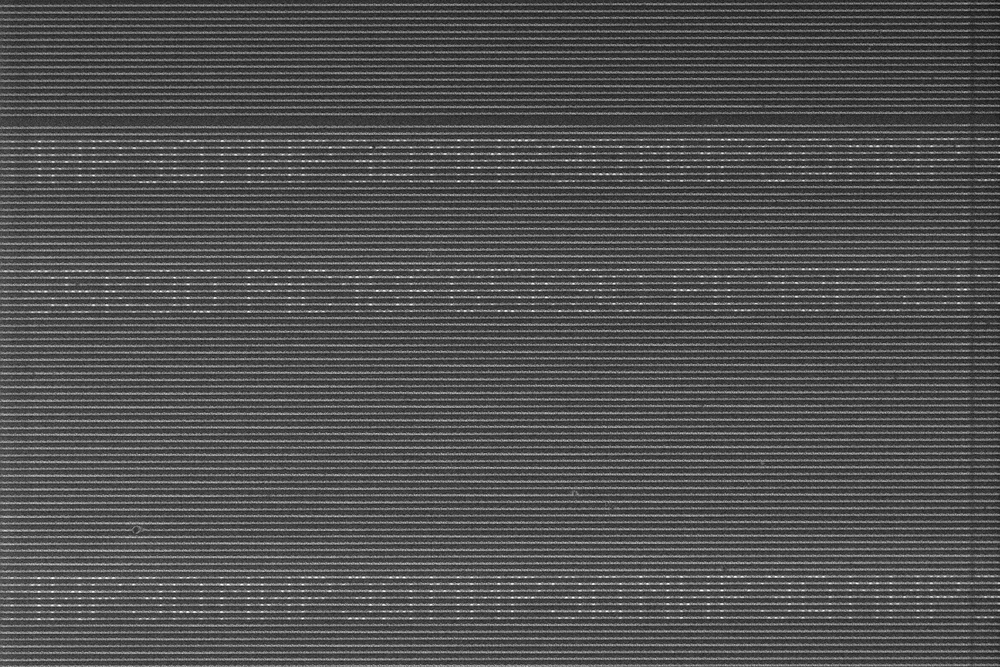
#> input picture opencv/opredelenie teksta na foto/Tile_005-004.jpg, 1000 x 667 px, shrunk from 1536 x 1024 before the run
$ python tran8.py
#> lines starting #> are read from the running program, lines starting #| are printed output that depends on the picture
import cv2
import numpy as np
from matplotlib import pyplot as plt

if __name__ == '__main__':
    def nothing(*arg):
        pass

cv2.namedWindow("result")  # создаем главное окно
cv2.namedWindow("settings")  # создаем окно настроек

img=cv2.imread("Tile_005-004.jpg", 1)
#> img is the input picture: shape (667, 1000, 3); min 15, max 255, mean 79.8
# создаем 6 бегунков для настройки начального и конечного цвета фильтра
cv2.createTrackbar('v1', 'settings', 0, 255, nothing)
cv2.createTrackbar('v2', 'settings', 170, 255, nothing)

crange = [0, 0]

while True:
    hsv = cv2.cvtColor(img, cv2.COLOR_BGR2HSV)
#> hsv: shape (667, 1000, 3); mean H, S, V 0, 0, 79.8

    # считываем значения бегунков
    v1 = cv2.getTrackbarPos('v1', 'settings')
    v2 = cv2.getTrackbarPos('v2', 'settings')


    # формируем начальный и конечный цвет фильтра
    h_min = np.array((v1), np.uint8)
    h_max = np.array((v2), np.uint8)

    # накладываем фильтр на кадр в модели HSV
    thresh = cv2.inRange(hsv, h_min, h_max)
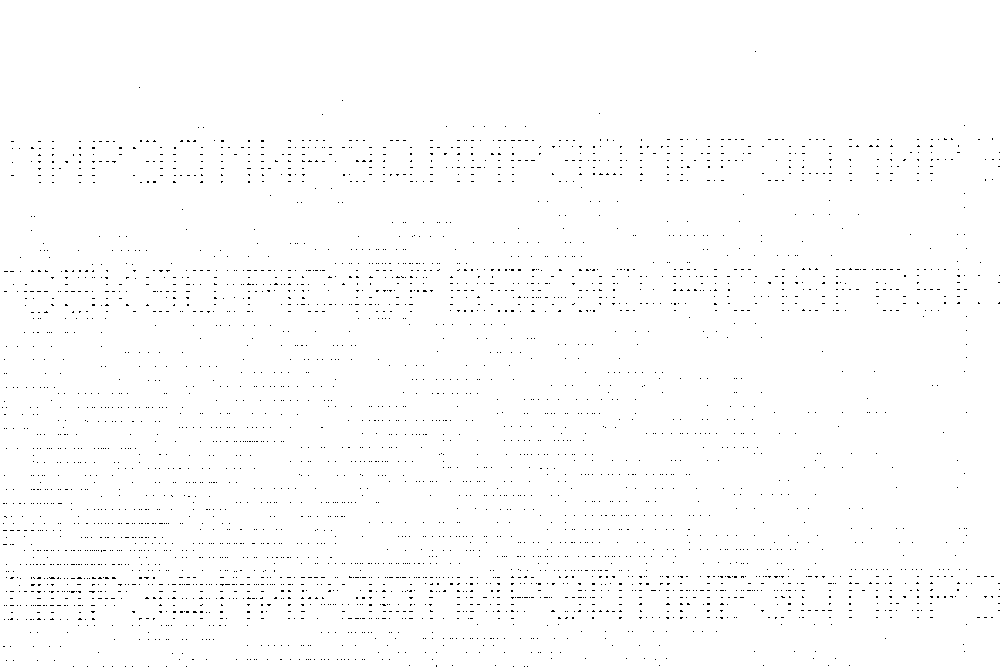
#> thresh: shape (667, 1000); 99.1% white; black in thin lines or dots

    cv2.imshow('result', thresh)

    ch = cv2.waitKey(5)
#> (key Esc is pressed here)
    if ch == 27:
        break


cv2.imwrite('thresholded3.jpg', thresh)
#> (the run stopped early here; a loop or call above may not have finished)

$ run again, with opencv/opredelenie teksta na foto/Tile_004-003.jpg copied over opencv/opredelenie teksta na foto/Tile_005-004.jpg
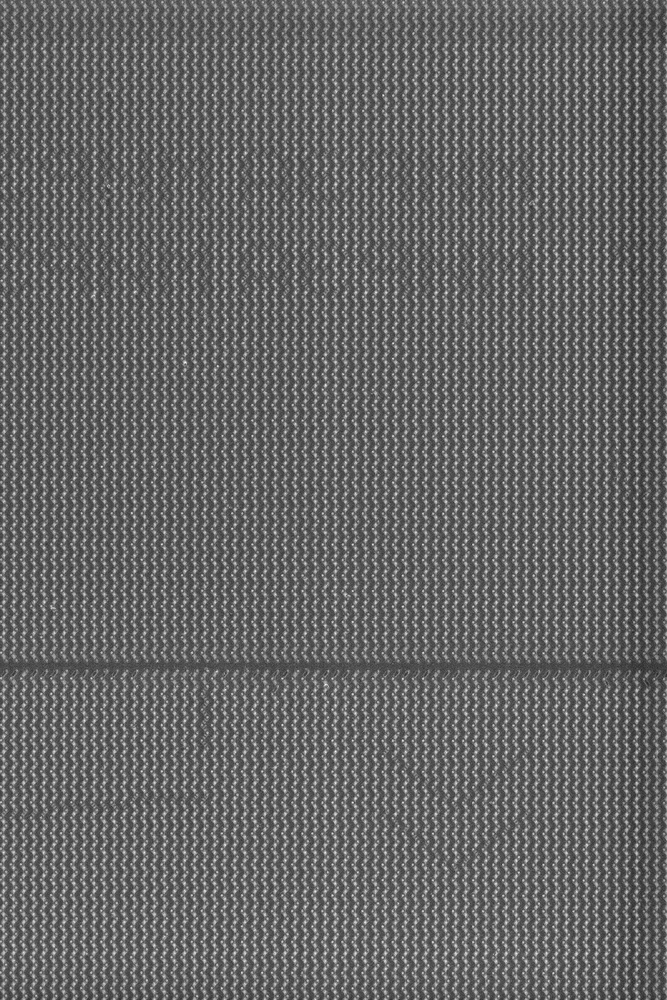
#> input picture opencv/opredelenie teksta na foto/Tile_004-003.jpg, 667 x 1000 px, shrunk from 1024 x 1536 before the run
#> img is the input picture: shape (1000, 667, 3); min 36, max 251, mean 102.1
#> hsv: shape (1000, 667, 3); mean H, S, V 0, 0, 102.1
#> `thresh = cv2.inRange(hsv, h_min, h_max)`:
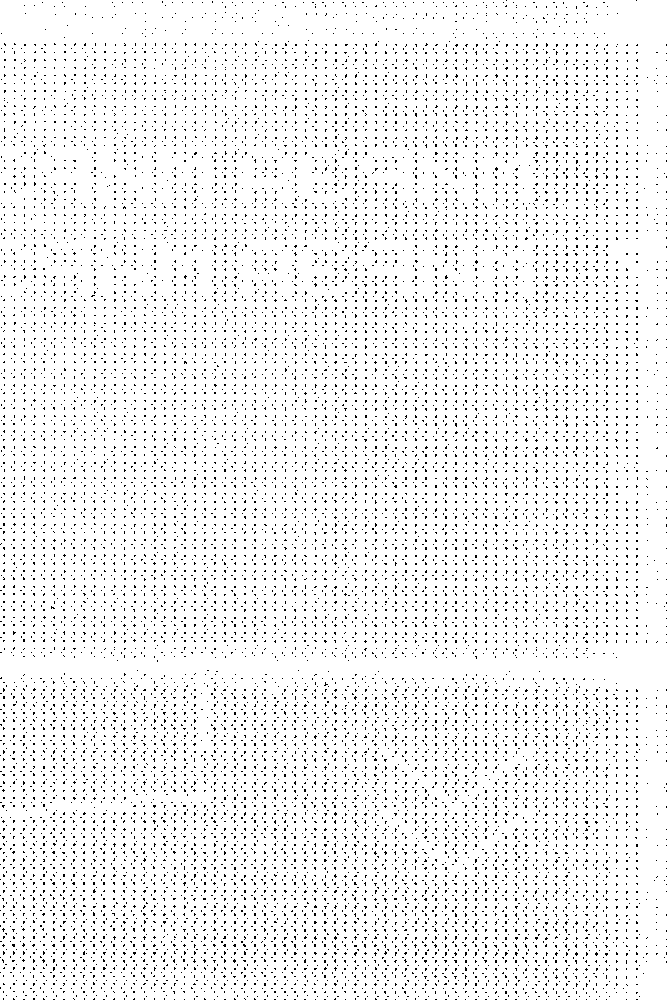
#> thresh: shape (1000, 667); 94.3% white; black in thin lines or dots
